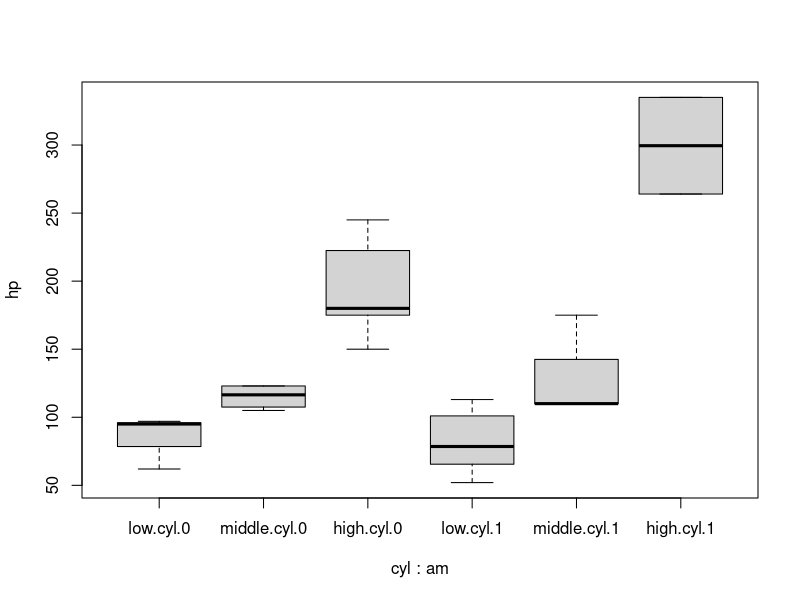
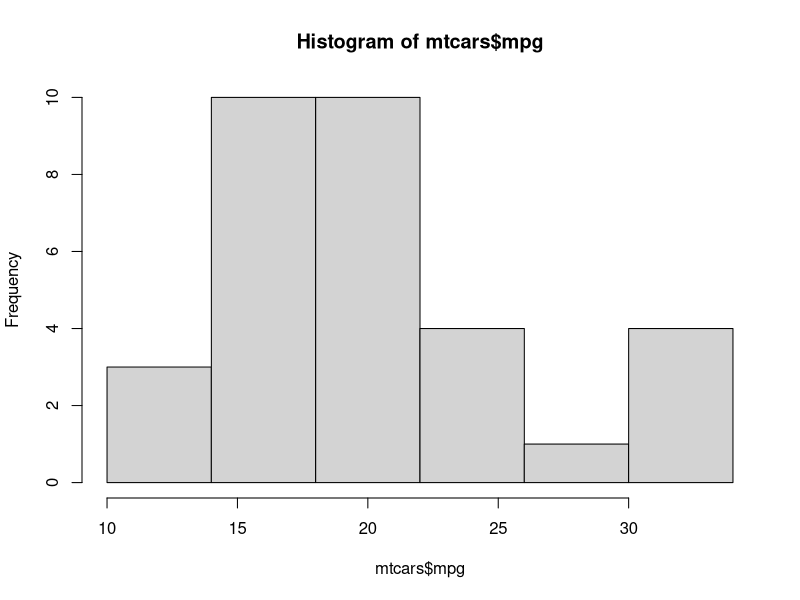
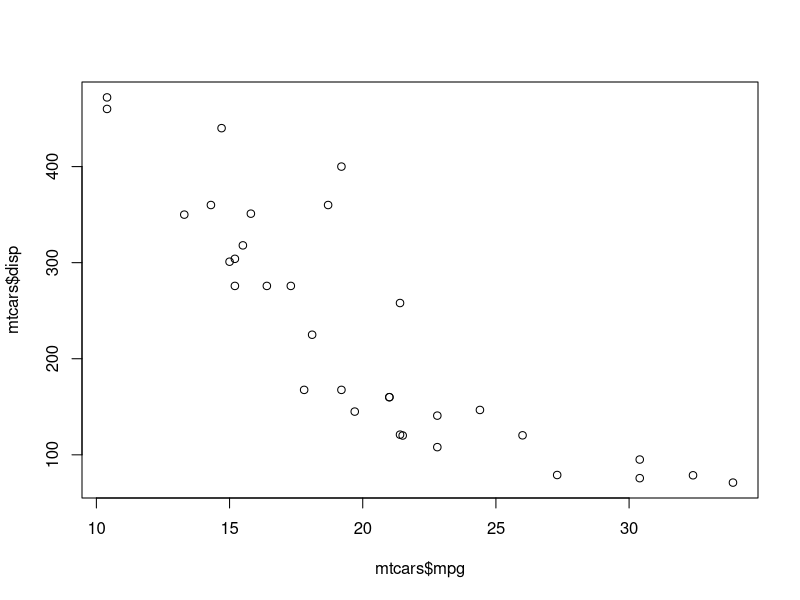
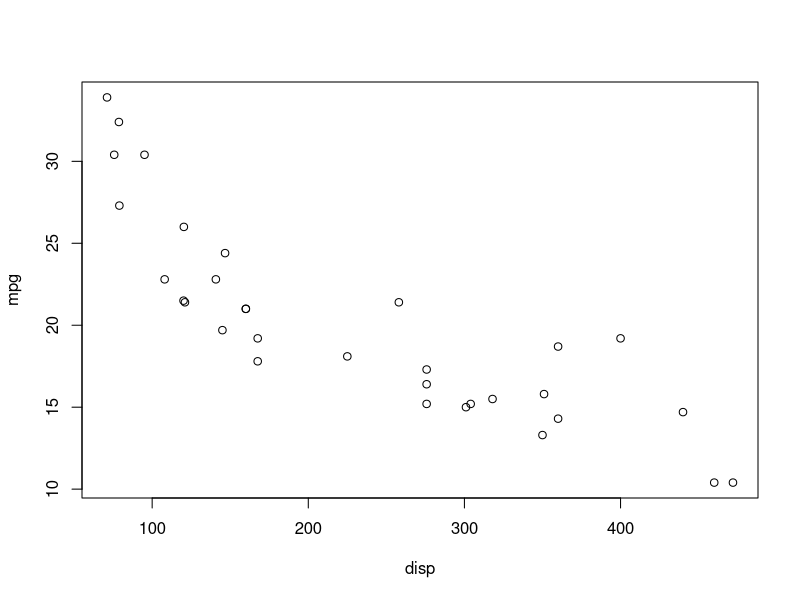
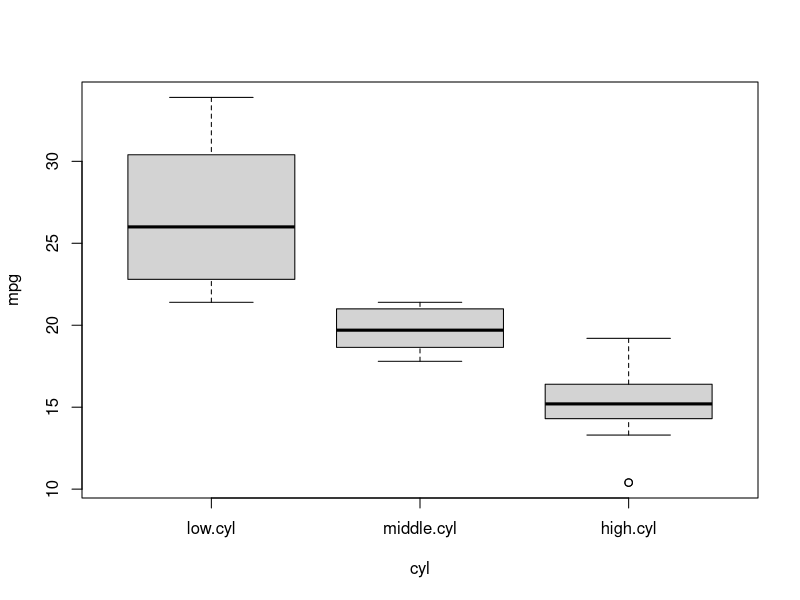
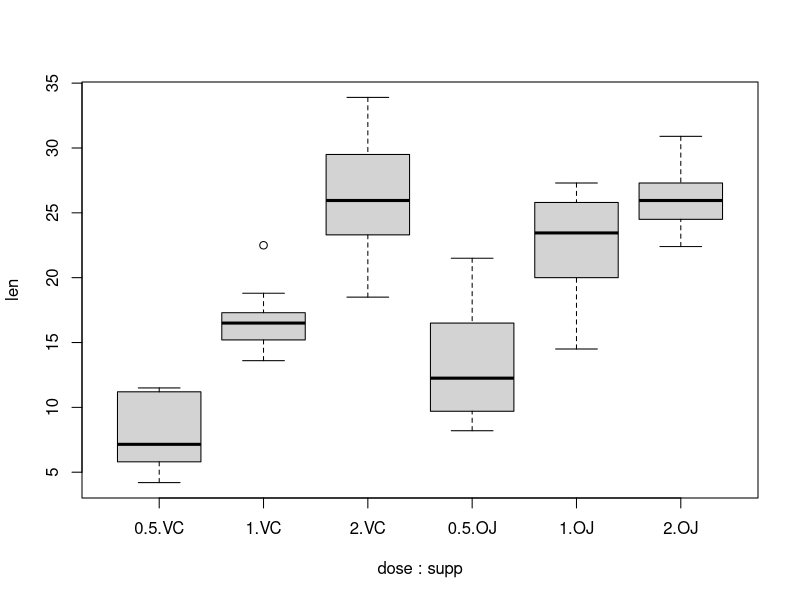
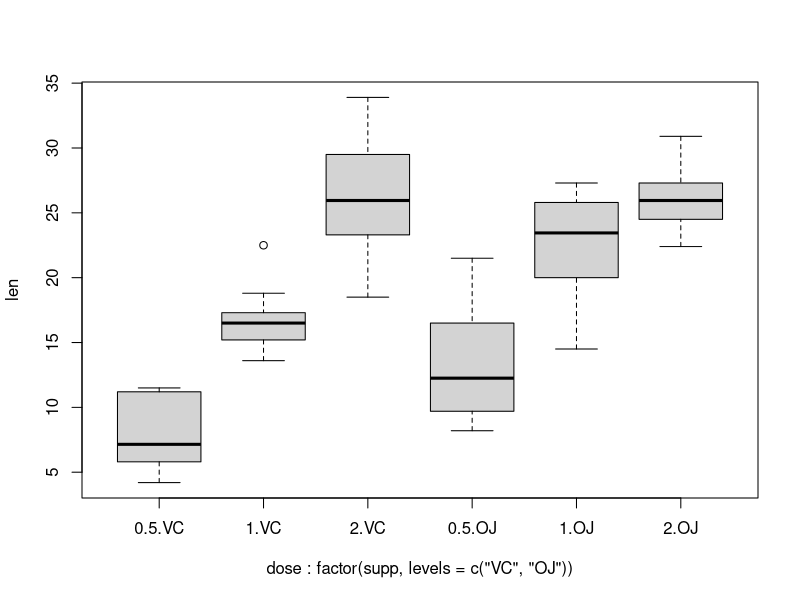
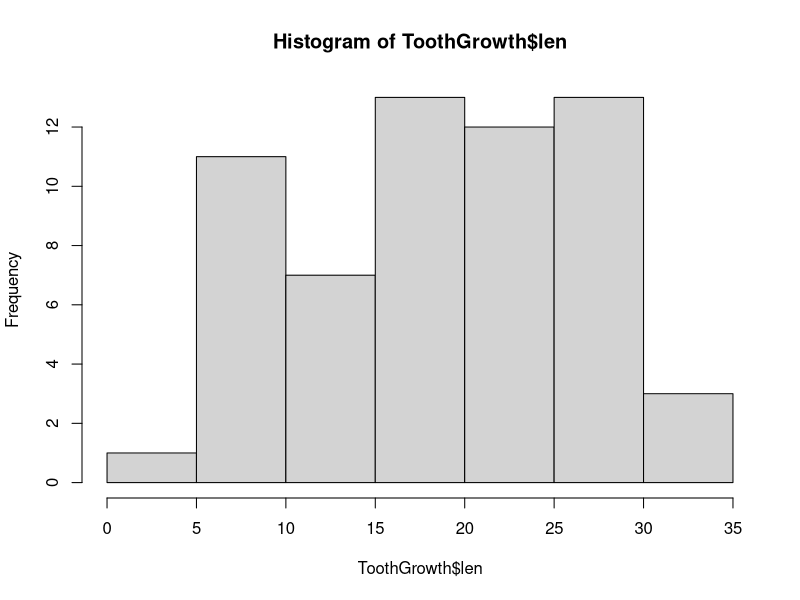

Source code (R) for these figures, in order:
install.packages("tidyverse")
library(tidyverse)

neutro <- read.csv("neutrophils.csv", header = FALSE)
neutro
colnames(neutro) <- c("TypeA", "TypeB", "TypeC", "TypeD")
colnames.neutro <- colnames(neutro)
class(colnames.neutro)

data(mtcars)
head(mtcars)

data(mtcars)
mtcars$cyl <- factor(mtcars$cyl, 
                     levels = c("4", "6", "8"),
                     labels = c("low.cyl", "middle.cyl", "high.cyl"))
class(mtcars$cyl)
mtcars$cyl

mtcars$cyl
head(mtcars)
boxplot(hp ~ cyl*am, data = mtcars)

mtcars[,1]

sum(mtcars$hp)
mean(mtcars$hp)
sd(mtcars$hp)
data(mtcars)
head(mtcars)


#







hist(mtcars$mpg, breaks = seq(10, 34, by=4))
plot(mtcars$mpg, mtcars$disp, data=mtcars)
plot(mpg~ disp, data=mtcars)
plot(mpg~ cyl, data=mtcars)

xtabs(~ cyl, data=mtcars)
aggregate(hp ~cyl, data=mtcars, mean)
head(mtcars)
xtabs(~ am + cyl, data=mtcars)
prop.table(xtabs(~am + cyl, data=mtcars), margin = 2)




#Practical 2 rehearsal

head(ToothGrowth)
dim(ToothGrowth)
xtabs(~ dose, data=ToothGrowth)
xtabs(~ dose + supp, data=ToothGrowth)
xtabs(~supp, data=ToothGrowth)
prop.table(xtabs(~dose + supp, data=ToothGrowth), margin = NULL)
?aggregate
aggregate(len ~ dose, data=ToothGrowth, min)
aggregate(len ~ dose + supp, data=ToothGrowth, mean)
ToothGrowth$supp <- factor(ToothGrowth$supp, levels = c("VC", "OJ"))
boxplot(len ~dose*supp, data=ToothGrowth)
data("ToothGrowth")

boxplot(len ~ dose*factor(supp, levels = c("VC", "OJ")), data=ToothGrowth)
hist(ToothGrowth$len, breaks = 10)
